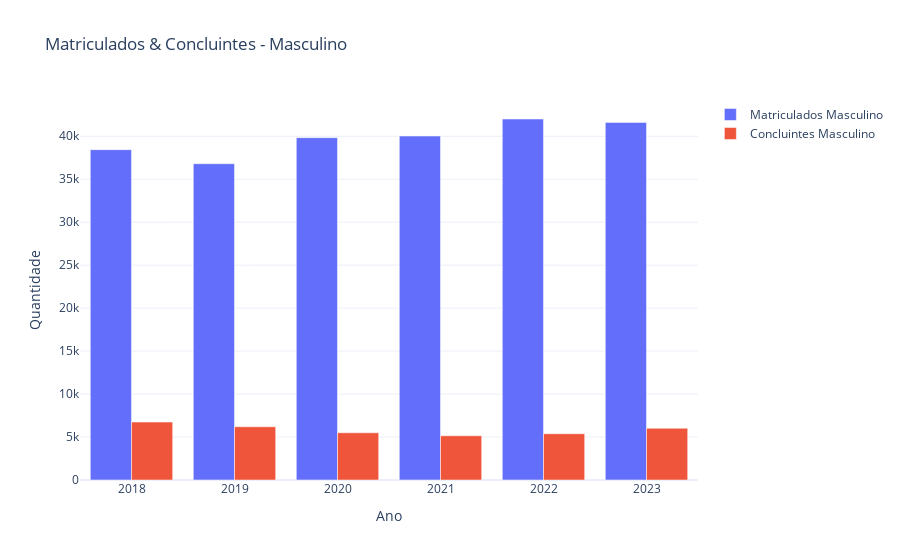

Source (notebook cell):
### Code cell
# 🔹 Gráfico Masculino
fig_masc = go.Figure()
fig_masc.add_trace(go.Bar(x=dados_agrupados.index, y=dados_agrupados["QT_MAT_MASC"], name="Matriculados Masculino"))
fig_masc.add_trace(go.Bar(x=dados_agrupados.index, y=dados_agrupados["QT_CONC_MASC"], name="Concluintes Masculino"))
fig_masc.update_layout(
    title="Matriculados & Concluintes - Masculino",
    xaxis_title="Ano",
    yaxis_title="Quantidade",
    barmode="group",
    template="plotly_white"
)

### Figure 1 — Plotly figure (JSON) as saved in the notebook; plotly's stock layout.template omitted (floating-point values rounded to 4 significant figures)
{"data": [{"name": "Matriculados Masculino", "type": "bar", "x": ["2018", "2019", "2020", "2021", "2022", "2023"], "y": [38450.0, 36810.0, 39840.0, 40030.0, 42010.0, 41620.0]}, {"name": "Concluintes Masculino", "type": "bar", "x": ["2018", "2019", "2020", "2021", "2022", "2023"], "y": [6741.0, 6198.0, 5495.0, 5146.0, 5382.0, 6021.0]}], "layout": {"barmode": "group", "title": {"text": "Matriculados & Concluintes - Masculino"}, "xaxis": {"title": {"text": "Ano"}}, "yaxis": {"title": {"text": "Quantidade"}}}}
